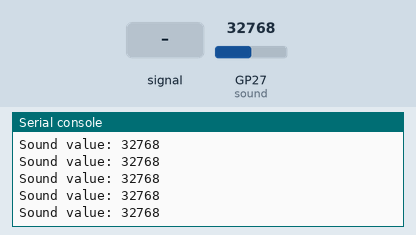
This program was run on a simulated Raspberry Pi Pico running CircuitPython. Parts: the last lines printed to the serial console. The test bench sets the inputs (shaded band); at power-on: GP27 (sound) = 32768 (analog values on the 0–65535 scale).

Above: at 1.2 s.
1.3 s: GP27 (sound) fed a 200 Hz sine of ±5242 counts around its level
At 1.68 s:
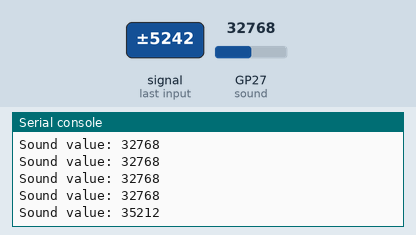
2.8 s: GP27 (sound) set to 45874
At 2.93 s:
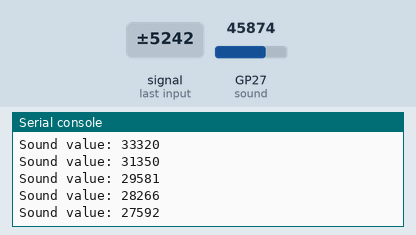
4.3 s: GP27 (sound) fed a 1000 Hz sine of ±16383 counts around its level
At 4.69 s:
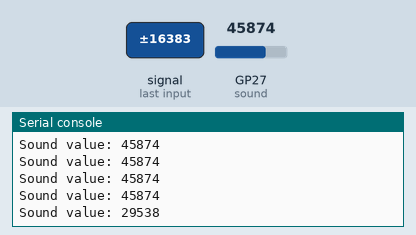
5.8 s: GP27 (sound) set to 57670
At 5.94 s:
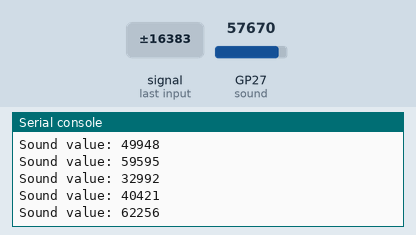
Timing chart, 0 to 8.3 s (numbered marks = the images above; inputs shaded):
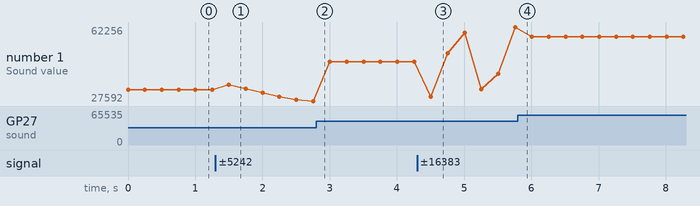

The program:

code.py
```python
#
# Requires an analog pin. For example from the analog Grove port on the back.
# Analog pin allow you to convert the analog voltage into a digital value (ADC).

import time
import board
from analogio import AnalogIn

sound = AnalogIn(board.GP27)

while True:
    print("Sound value:", sound.value)
    time.sleep(0.25)
```

Measured:
- after the input at 1.3 s, the serial console: prints a new line after 0.20 s (image 1)
- after the input at 4.3 s, the serial console: prints a new line after 0.21 s (image 3)
- plotted number 1: 32768 → 27592 after the input at 1.3 s, 27592 → 45874 after the input at 2.8 s, 45874 → 62256 after the input at 4.3 s, 62256 → 57670 after the input at 5.8 s
